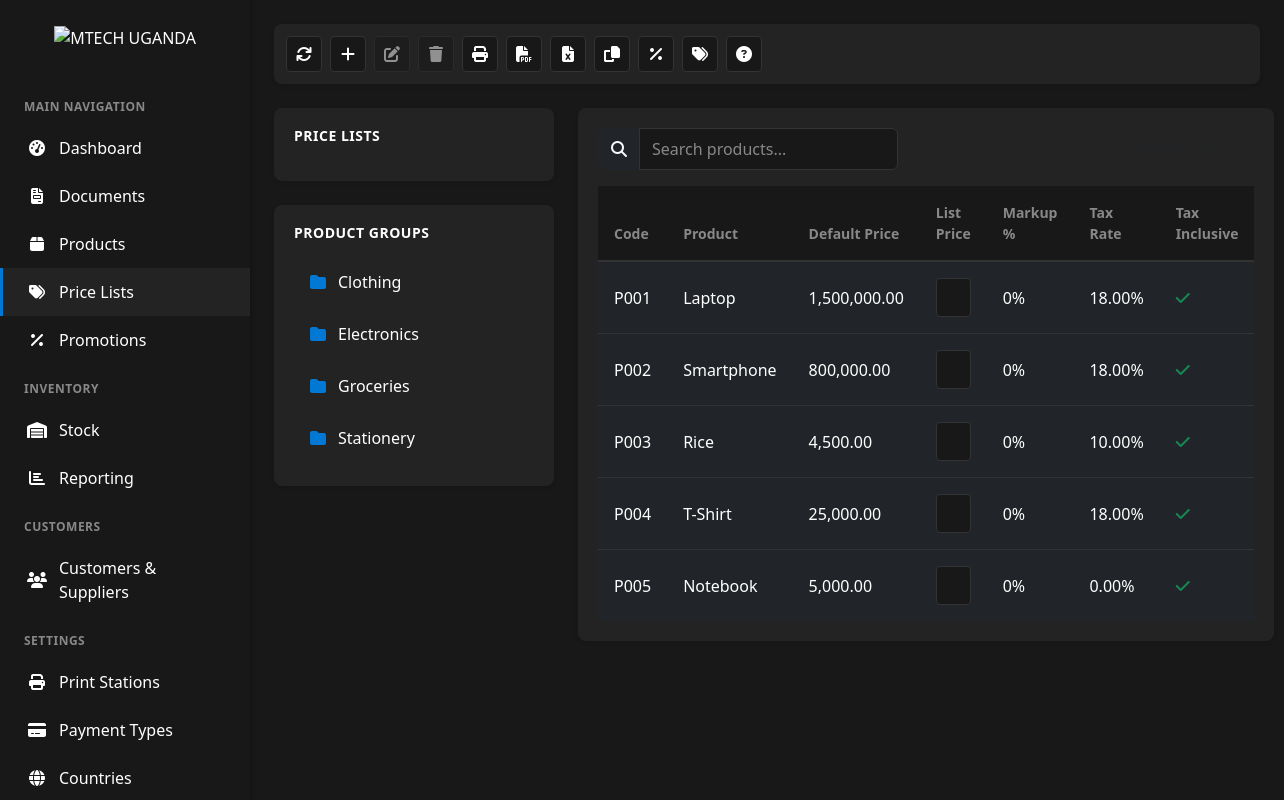
The page /management/price-lists.php (signed in) on the database its author committed.
### tables this page shows
CREATE TABLE IF NOT EXISTS categories (
    id INT AUTO_INCREMENT PRIMARY KEY,
    name VARCHAR(100) NOT NULL,
    description TEXT,
    parent_id INT DEFAULT NULL,
    active TINYINT(1) DEFAULT 1
);

CREATE TABLE IF NOT EXISTS products (
    id INT AUTO_INCREMENT PRIMARY KEY,
    code VARCHAR(50) UNIQUE,
    barcode VARCHAR(50),
    name VARCHAR(255) NOT NULL,
    description TEXT,
    category_id INT,
    unit_of_measure VARCHAR(20) DEFAULT 'pcs',
    price DECIMAL(10,2) NOT NULL DEFAULT 0,
    tax_rate_id INT,
    tax_included TINYINT(1) DEFAULT 1,
    cost DECIMAL(10,2) DEFAULT 0,
    stock_quantity DECIMAL(10,2) DEFAULT 0,
    min_stock DECIMAL(10,2) DEFAULT 0,
    image_path VARCHAR(255),
    active TINYINT(1) DEFAULT 1,
    created_at TIMESTAMP DEFAULT CURRENT_TIMESTAMP,
    updated_at TIMESTAMP DEFAULT CURRENT_TIMESTAMP ON UPDATE CURRENT_TIMESTAMP,
    FOREIGN KEY (category_id) REFERENCES categories(id) ON DELETE SET NULL,
    FOREIGN KEY (tax_rate_id) REFERENCES tax_rates(id) ON DELETE SET NULL
);

CREATE TABLE IF NOT EXISTS tax_rates (
    id INT AUTO_INCREMENT PRIMARY KEY,
    name VARCHAR(100) NOT NULL,
    rate DECIMAL(5,2) NOT NULL,
    active TINYINT(1) DEFAULT 1
);

### public/management/price-lists.php (the view, shortened to what this page needs)
<?php
require_once '../config.php';
try {
    $pdo = new PDO(
        "mysql:host=" . DB_HOST . ";dbname=" . DB_NAME . ";charset=" . DB_CHARSET,
        DB_USER,
        DB_PASSWORD,
        [
            PDO::ATTR_ERRMODE => PDO::ERRMODE_EXCEPTION,
            PDO::ATTR_DEFAULT_FETCH_MODE => PDO::FETCH_ASSOC,
            PDO::ATTR_EMULATE_PREPARES => false
        ]
    );
} catch (PDOException $e) {
    die("Connection failed: " . $e->getMessage());
}
try {
    $groups = $pdo->query("SELECT * FROM categories WHERE active = 1 ORDER BY name")->fetchAll();
} catch (PDOException $e) {
    die("Database error: " . $e->getMessage());
}
?>
<!DOCTYPE html>
<html lang="en">
<head>
    <link href="https://cdn.jsdelivr.net/npm/bootstrap@5.3.0/dist/css/bootstrap.min.css" rel="stylesheet">
    <link href="https://cdnjs.cloudflare.com/ajax/libs/font-awesome/6.4.0/css/all.min.css" rel="stylesheet">
</head>
<body>
    <div class="sidebar">
        <div class="logo-container">
            <img src="../assets/images/logo.png" alt="MTECH UGANDA" />
        </div>
        <div class="sidebar-menu">
            <div class="sidebar-menu-header">MAIN NAVIGATION</div>
            <a href="dashboard.php" class="sidebar-menu-item">
                <i class="fas fa-tachometer-alt"></i>
                <span>Dashboard</span>
            </a>
            <a href="#" class="sidebar-menu-item">
                <i class="fas fa-file-invoice"></i>
                <span>Documents</span>
            </a>
            <a href="products.php" class="sidebar-menu-item">
                <i class="fas fa-box"></i>
                <span>Products</span>
            </a>
            <a href="price-lists.php" class="sidebar-menu-item active">
                <i class="fas fa-tags"></i>
                <span>Price Lists</span>
            </a>
            <a href="#" class="sidebar-menu-item">
                <i class="fas fa-percent"></i>
                <span>Promotions</span>
            </a>
            <div class="sidebar-menu-header">INVENTORY</div>
            <a href="#" class="sidebar-menu-item">
                <i class="fas fa-warehouse"></i>
                <span>Stock</span>
            </a>
            <a href="#" class="sidebar-menu-item">
                <i class="fas fa-chart-bar"></i>
                <span>Reporting</span>
            </a>
            <div class="sidebar-menu-header">CUSTOMERS</div>
            <a href="customers-suppliers.php" class="sidebar-menu-item">
                <i class="fas fa-users"></i>
                <span>Customers & Suppliers</span>
            </a>
            <div class="sidebar-menu-header">SETTINGS</div>
            <a href="#" class="sidebar-menu-item">
                <i class="fas fa-print"></i>
                <span>Print Stations</span>
            </a>
            <a href="#" class="sidebar-menu-item">
                <i class="fas fa-credit-card"></i>
                <span>Payment Types</span>
            </a>
            <a href="#" class="sidebar-menu-item">
                <i class="fas fa-globe"></i>
                <span>Countries</span>
            </a>
        </div>
    </div>
    <div class="main-content">
        <div class="toolbar">
            <button title="Refresh"><i class="fas fa-sync"></i></button>
            <button title="New price list"><i class="fas fa-plus"></i></button>
            <button title="Edit" disabled><i class="fas fa-edit"></i></button>
            <button title="Delete" disabled><i class="fas fa-trash"></i></button>
            <button title="Print"><i class="fas fa-print"></i></button>
            <button title="Save as PDF"><i class="fas fa-file-pdf"></i></button>
            <button title="Excel"><i class="fas fa-file-excel"></i></button>
            <button title="Copy price list"><i class="fas fa-copy"></i></button>
            <button title="Edit prices"><i class="fas fa-percent"></i></button>
            <button title="Product prices"><i class="fas fa-tags"></i></button>
            <button title="Help"><i class="fas fa-question-circle"></i></button>
        </div>
        <div class="split">
            <div class="left-panel">
                <div class="panel">
                    <h6>Price Lists</h6>
                </div>
                <div class="panel">
                    <h6>Product Groups</h6>
                    <?php foreach ($groups as $group): ?>
                    <div class="folder" data-id="<?= htmlspecialchars($group['id']) ?>">
                        <i class="fas fa-folder"></i>
                        <span><?= htmlspecialchars($group['name']) ?></span>
                    </div>
                    <?php endforeach; ?>
                </div>
            </div>
            <div class="right-panel">
                <div class="panel">
                    <div class="d-flex justify-content-between align-items-center mb-3">
                        <div class="input-group" style="width: 300px;">
                            <span class="input-group-text bg-dark border-dark text-light">
                                <i class="fas fa-search"></i>
                            </span>
                            <input type="text" class="form-control product-search" placeholder="Search products...">
                        </div>
                        <span class="text-muted products-count">Products count: 0</span>
                    </div>
                    <div class="table-responsive">
                        <table class="table table-dark table-hover">
                            <thead>
                                <tr>
                                    <th>Code</th>
                                    <th>Product</th>
                                    <th>Default Price</th>
                                    <th>List Price</th>
                                    <th>Markup %</th>
                                    <th>Tax Rate</th>
                                    <th>Tax Inclusive</th>
                                </tr>
                            </thead>
                            <tbody>
                            <?php
                            try {
                                $stmt = $pdo->query("SELECT p.*, t.rate as tax_rate FROM products p
                                                   LEFT JOIN tax_rates t ON p.tax_rate_id = t.id
                                                   WHERE p.active = 1 LIMIT 5");
                                while ($row = $stmt->fetch()) {
                                    echo "<tr data-id=\"" . htmlspecialchars($row['id']) . "\">";
                                    echo "<td>" . htmlspecialchars($row['code']) . "</td>";
                                    echo "<td>" . htmlspecialchars($row['name']) . "</td>";
                                    echo "<td>" . number_format($row['price'], 2) . "</td>";
                                    echo "<td><input type='number' class='form-control form-control-sm price' value='" . number_format($row['price'], 2) . "' step='0.01'></td>";
                                    echo "<td>0%</td>";
                                    echo "<td>" . ($row['tax_rate'] ?? 0) . "%</td>";
                                    echo "<td>" . ($row['tax_included'] ? '<i class="fas fa-check text-success"></i>' : '') . "</td>";
                                    echo "</tr>";
                                }
                            } catch (PDOException $e) {
                                echo "<tr><td colspan='7' class='text-danger'>Error loading products: " . htmlspecialchars($e->getMessage()) . "</td></tr>";
                            }
                            ?>
                            </tbody>
                        </table>
                    </div>
                </div>
            </div>
        </div>
    </div>
</body>
</html>

### public/management/price-lists.php (style rules this page uses)
:root { --sidebar-width: 250px; --header-height: 60px; --dark-bg: #181818; --darker-bg: #141414; --medium-bg: #232323; --accent-blue: #0078d4; --accent-hover: #0086ef; --text-light: #fff; --text-muted: #888; --border-color: #333; --success-color: #28a745; }
body { font-family: 'Segoe UI', system-ui, -apple-system, sans-serif; margin: 0; padding: 0; background-color: var(--darker-bg); color: var(--text-light); display: flex; min-height: 100vh; }
.sidebar { width: var(--sidebar-width); background-color: var(--dark-bg); color: var(--text-light); height: 100vh; position: fixed; left: 0; top: 0; z-index: 1000; box-shadow: 2px 0 5px rgba(0,0,0,0.2); }
.logo-container { padding: 1.5rem; text-align: center; }
.logo-container img { width: 120px; height: auto; }
.sidebar-menu { padding: 0.5rem 0; }
.sidebar-menu-header { padding: 1rem 1.5rem 0.5rem; font-size: 0.75rem; text-transform: uppercase; color: var(--text-muted); font-weight: 600; letter-spacing: 0.5px; }
.sidebar-menu-item { padding: 0.75rem 1.5rem; display: flex; align-items: center; color: var(--text-light); text-decoration: none; border-left: 3px solid transparent; transition: all 0.2s ease; }
.sidebar-menu-item.active { background-color: var(--medium-bg); border-left-color: var(--accent-blue); color: var(--text-light); font-weight: 500; }
.sidebar-menu-item i { width: 20px; margin-right: 0.75rem; text-align: center; font-size: 1rem; }
.main-content { margin-left: var(--sidebar-width); padding: 1.5rem; width: calc(100% - var(--sidebar-width)); min-height: 100vh; background: var(--dark-bg); }
.toolbar { background: var(--medium-bg); padding: 0.75rem; border-radius: 8px; margin-bottom: 1.5rem; display: flex; align-items: center; gap: 0.5rem; box-shadow: 0 2px 4px rgba(0,0,0,0.1); }
.toolbar button { width: 36px; height: 36px; color: var(--text-light); background: var(--dark-bg); border: 1px solid var(--border-color); border-radius: 4px; display: flex; align-items: center; justify-content: center; transition: all 0.2s ease; cursor: pointer; }
.toolbar button:disabled { opacity: 0.5; cursor: not-allowed; }
.toolbar button i { font-size: 1rem; }
.split { display: flex; gap: 1.5rem; }
.left-panel { width: 280px; flex-shrink: 0; }
.right-panel { flex: 1; }
.panel { background: var(--medium-bg); border-radius: 8px; padding: 1.25rem; margin-bottom: 1.5rem; box-shadow: 0 2px 4px rgba(0,0,0,0.1); }
.panel h6 { color: var(--text-light); font-size: 0.875rem; font-weight: 600; margin: 0 0 1rem; text-transform: uppercase; letter-spacing: 0.5px; }
.folder { padding: 0.75rem 1rem; margin-bottom: 0.25rem; border-radius: 4px; cursor: pointer; transition: all 0.2s ease; display: flex; align-items: center; }
.folder i { color: var(--accent-blue); margin-right: 0.75rem; }
.table { margin: 0; }
.table thead th { background: var(--dark-bg); border-bottom: 2px solid var(--border-color); color: var(--text-muted); font-weight: 600; font-size: 0.875rem; padding: 1rem; }
.table tbody td { padding: 1rem; border-bottom: 1px solid var(--border-color); vertical-align: middle; }
.table tbody tr:last-child td { border-bottom: none; }
.form-control { background: var(--dark-bg); border: 1px solid var(--border-color); color: var(--text-light); padding: 0.5rem 0.75rem; }
.form-control::placeholder { color: var(--text-muted); }

### rows shown on the page
categories: name "Clothing"
categories: name "Electronics"
categories: name "Groceries"
categories: name "Stationery"
products: code "P001", name "Laptop", price "1,500,000.00", tax_rate.rate "18.00", tax_included 1 (drawn)
products: code "P002", name "Smartphone", price "800,000.00", tax_rate.rate "18.00", tax_included 1 (drawn)
products: code "P003", name "Rice", price "4,500.00", tax_rate.rate "10.00", tax_included 1 (drawn)
products: code "P004", name "T-Shirt", price "25,000.00", tax_rate.rate "18.00", tax_included 1 (drawn)
products: code "P005", name "Notebook", price "5,000.00", tax_rate.rate "0.00", tax_included 1 (drawn)
